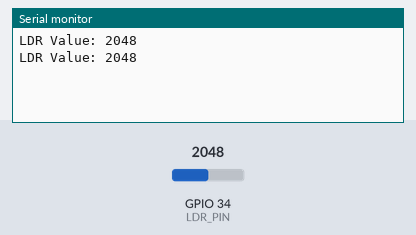
Recording of a sketch running on a simulated ESP32. On the bench: the last lines printed to the serial monitor. The test bench sets the inputs (shaded band); at power-on: GPIO 34 (LDR_PIN) = 2048.

Above: at 1.8 s.
1.9 s: GPIO 34 (LDR_PIN) set to 2866
At 2.4 s:
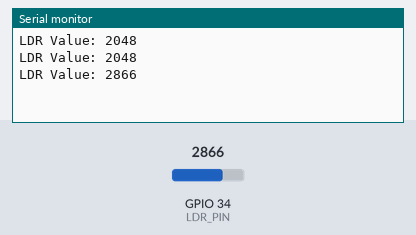
3.4 s: GPIO 34 (LDR_PIN) set to 3603
At 4.8 s:
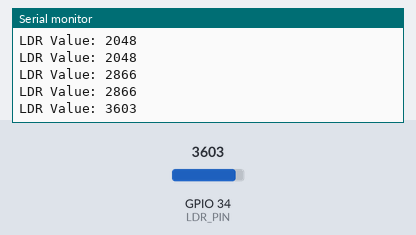
Timing chart, 0 to 6.4 s (numbered marks = the images above; inputs shaded):
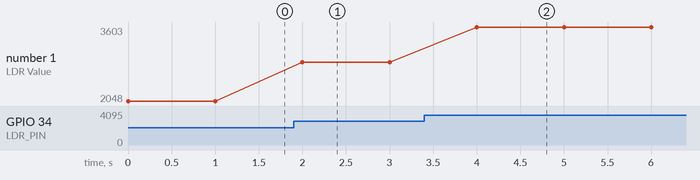

The sketch:

04___ldr_sensor_reading.ino
```cpp
/*
4(i). Write an Arduino/Raspberry Pi program to interface the Soil Moisture Sensor.
4(ii). Write an Arduino/Raspberry Pi program to interface the LDR/Photo Sensor.
Steps:
● Write the program
● Select the board-->DOIT ESP32 DEVKIT V1-->COM 4 serial port USB
● Pin connection: GPIO 34 to LDR output pin
● Click on Verify, Upload & check the output in the serial monitor.
● The LDR produces a varying voltage depending on the light intensity, which the ESP32 reads as an integer value between 0 (no light) and 4095 (maximum light intensity).
*/

/* Program to interface LDR (Light Dependent Resistor) with ESP32 and read the light intensity */

#define LDR_PIN 34  // The ADC pin where LDR is connected (can change to any ADC pin on the ESP32)

void setup() {
  // Initialize Serial Monitor at 9600 baud rate for displaying LDR values
  Serial.begin(9600);

  // Set the LDR pin as an input for reading the sensor value
  pinMode(LDR_PIN, INPUT);
}

void loop() {
  // Read the analog value from the LDR sensor (range 0-4095)
  int ldrValue = analogRead(LDR_PIN);

  // Print the LDR value to the Serial Monitor
  Serial.print("LDR Value: ");
  Serial.println(ldrValue);

  // Add a small delay (1 second) before reading again
  delay(1000);
}
```

Measured:
- after the input at 1.9 s, the serial monitor: prints a new line after 0.10 s (image 1)
- after the input at 3.4 s, the serial monitor: prints a new line after 0.60 s (image 2)
- plotted number 1: 2048 → 2866 after the input at 1.9 s, 2866 → 3603 after the input at 3.4 s
